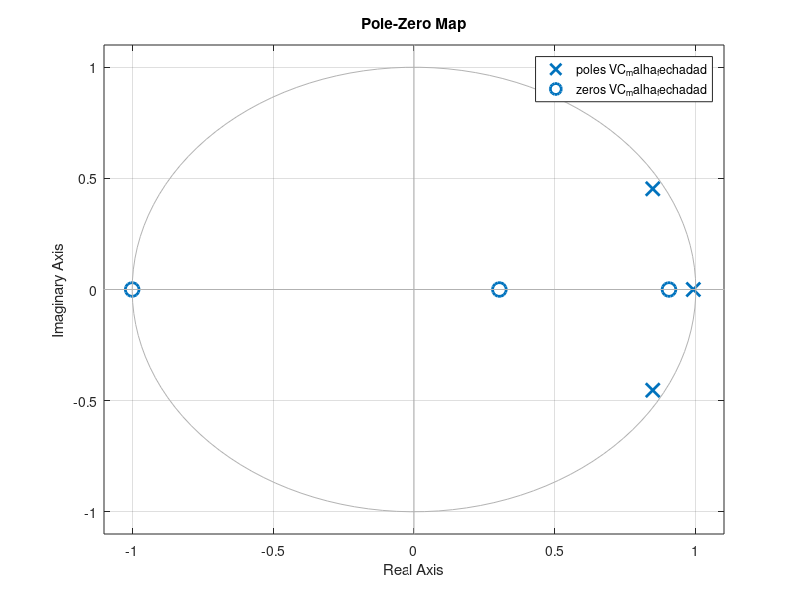
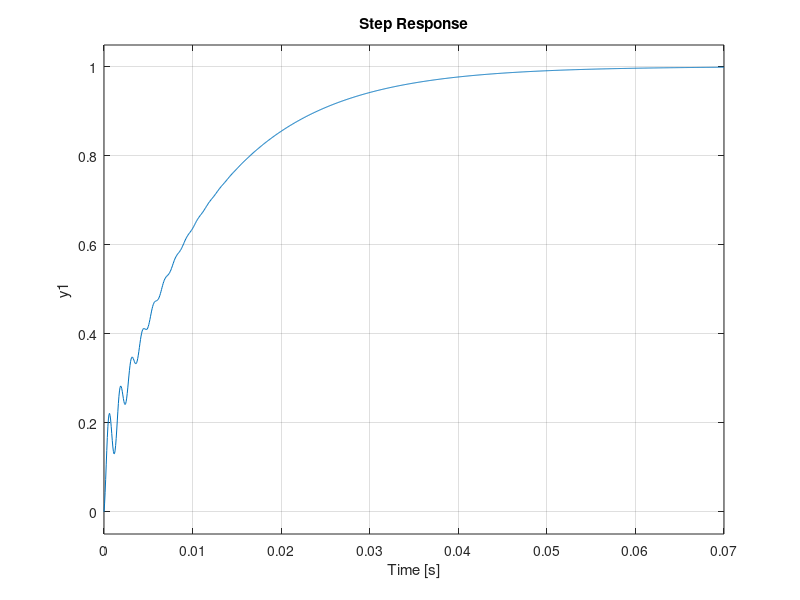

Write MATLAB code to recreate these figures, in order.
%{

FILTRO LCR por Vitor Paese De Carli

O codigo tem o objetivo de demonstrar o projeto de um controlador do tipo
PID para controlar a tensao sobre o capacitor de um Filtro LC(R), onde a
resistencia R corresponde a resistencia de um carga generica.

%}

% limpando o ambiente
clc
clear all
close all

%% definicoes

% definicao de s
s = tf('s');
% frequencia de discretizacao do controlador
fc = 10e3;
tsc = 1/fc;
% frequencia de discretizacao da planta
f  = 1000*fc;
ts = 1/f;
% tempo para simulacao
t_inicial = 0;
t_final = 1; 
vetor_tempo = t_inicial:ts:t_final;

%% definicao do Filtro LCR em espaço de estados

% parametros do sistema
L1 = 1e-3;
R1 = 0.5;
C1 = 44e-6;
R2 = 100;
% matriz de estados
A  = [-R1/L1    -1/L1;
      1/C1      -1/(R2*C1)];
% matriz de entrada
B  = [ 1/L1;
       0 ];
% matriz de saida
C = [0 1]; %escolhendo "ver" a tensao sobre o capacitor C1
% matriz de transicao direta
D  = 0;
% definicao do espaco de estados
FILTRO_LCR_ss       = ss(A,B,C,D);
% definicao do espaco de estados no dominio do tempo discreto
[Ad,Bd,Cd,Dd,tz]    = ssdata(c2d(FILTRO_LCR_ss,ts)); 
FILTRO_LCR_ssd      = ss(Ad,Bd,Cd,Dd);

%% extracao das funcoes de transferencia

%{
as funcoes de transferencia permitem usar o sisotool, a ferramenta acelera
o projeto quando o sistema possui apenas 1 entrada.
%}

%tensao do capacitor em relacao a tensao de entrada
[num, den]  = ss2tf(A,B,C,D);
VC_tf       = minreal(tf(num, den));

%% definicao do controlador PID
kp = 5.05;
ki = 5;
kd = 0.05;
PID1 = kp + ki/s + kd * s;
% controlador sintonizado no sisotool
%PID  = 1.7735e-5 * (s+40)*(s+3800)*(1/s);
PID  = 9.5e-6 * (s+10700)*(s+1000)*(1/s);
PIDd = minreal(c2d(PID, tsc, 'tustin'));
[num, den] = tfdata(PIDd, 'v');

%% definicao da malha de controle

% malha aberta
VC_malha_aberta = PID * VC_tf;
% malha fechada
VC_malha_fechada = minreal(VC_malha_aberta / (1 + VC_malha_aberta)); 

%discretizacao da malha
VC_malha_fechadad = minreal(c2d(VC_malha_fechada, tsc, 'tustin'));

% plot dos polos e zeros de malha fechada
figure(1)
pzmap(VC_malha_fechadad);
xlim([-1.1 +1.1]);
ylim([-1.1 +1.1]);

figure(2)
step(VC_malha_fechada);

ts = 1/2000;
kp1 = 5.05;
ki1 = 5 * ts * 1/2;
kd1 = 0.05 * 2 * 1/ts;

k1 = kp1 + ki1 + kd1
k2 = 2 * ki1 - 2 * kd1
k3 = -kp1+ ki1 + kd1